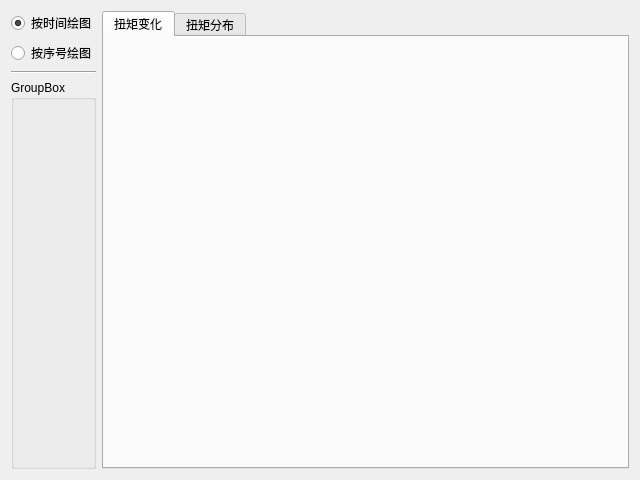
<?xml version="1.0" encoding="UTF-8"?>
<ui version="4.0">
 <class>Dialog</class>
 <widget class="QDialog" name="Dialog">
  <property name="geometry">
   <rect>
    <x>0</x>
    <y>0</y>
    <width>640</width>
    <height>480</height>
   </rect>
  </property>
  <property name="windowTitle">
   <string>Dialog</string>
  </property>
  <layout class="QHBoxLayout" name="horizontalLayout">
   <item>
    <layout class="QVBoxLayout" name="verticalLayout">
     <item>
      <widget class="QRadioButton" name="radioButtonByTime">
       <property name="sizePolicy">
        <sizepolicy hsizetype="Fixed" vsizetype="Fixed">
         <horstretch>0</horstretch>
         <verstretch>0</verstretch>
        </sizepolicy>
       </property>
       <property name="text">
        <string>按时间绘图</string>
       </property>
       <property name="checked">
        <bool>true</bool>
       </property>
       <attribute name="buttonGroup">
        <string notr="true">buttonGroup</string>
       </attribute>
      </widget>
     </item>
     <item>
      <widget class="QRadioButton" name="radioButtonByCount">
       <property name="sizePolicy">
        <sizepolicy hsizetype="Fixed" vsizetype="Fixed">
         <horstretch>0</horstretch>
         <verstretch>0</verstretch>
        </sizepolicy>
       </property>
       <property name="text">
        <string>按序号绘图</string>
       </property>
       <attribute name="buttonGroup">
        <string notr="true">buttonGroup</string>
       </attribute>
      </widget>
     </item>
     <item>
      <widget class="Line" name="line">
       <property name="orientation">
        <enum>Qt::Horizontal</enum>
       </property>
      </widget>
     </item>
     <item>
      <widget class="QGroupBox" name="groupBox_6">
       <property name="title">
        <string>GroupBox</string>
       </property>
      </widget>
     </item>
    </layout>
   </item>
   <item>
    <widget class="QTabWidget" name="tabWidget">
     <property name="currentIndex">
      <number>0</number>
     </property>
     <widget class="QWidget" name="tab_torque_var">
      <attribute name="title">
       <string>扭矩变化</string>
      </attribute>
     </widget>
     <widget class="QWidget" name="tab_torque_dis">
      <attribute name="title">
       <string>扭矩分布</string>
      </attribute>
      <layout class="QHBoxLayout" name="horizontalLayout_2">
       <item>
        <widget class="QGroupBox" name="groupBoxSpindleID">
         <property name="title">
          <string>拧紧枪号</string>
         </property>
        </widget>
       </item>
       <item>
        <widget class="QGroupBox" name="groupBoxMean">
         <property name="title">
          <string>均值</string>
         </property>
        </widget>
       </item>
       <item>
        <widget class="QGroupBox" name="groupBoxStd">
         <property name="title">
          <string>标准差</string>
         </property>
        </widget>
       </item>
       <item>
        <widget class="QGroupBox" name="groupBoxKurt">
         <property name="title">
          <string>峰度</string>
         </property>
        </widget>
       </item>
       <item>
        <widget class="QGroupBox" name="groupBoxSkew">
         <property name="title">
          <string>偏度</string>
         </property>
        </widget>
       </item>
      </layout>
     </widget>
    </widget>
   </item>
  </layout>
 </widget>
 <resources/>
 <connections/>
 <buttongroups>
  <buttongroup name="buttonGroup"/>
 </buttongroups>
</ui>
